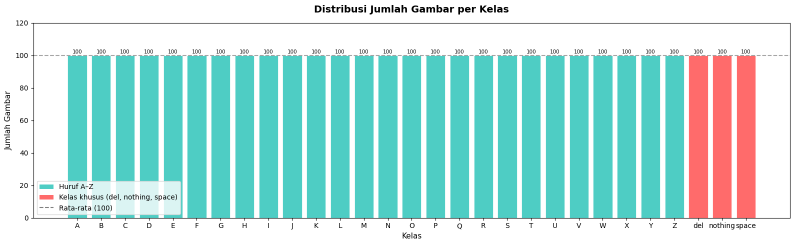
#> input picture reports/figures/01_class_distribution.png, 1589 x 490 px, found by its file name (shown at 1/2 size)
$ jupyter execute --allow-errors asl_pipeline.ipynb   (shell and % lines are left out)
#> lines starting #> are read from the running program, lines starting #| are printed output that depends on the picture; pictures that were not available may be replaced by others from this repository, and a replacement may not be noted
# 🤟 ASL Alphabet Recognition
### Final Project — Intelligo ID AI Bootcamp

**Framework:** CRISP-DM
**Dataset:** ASL Alphabet (~2900 gambar, 29 kelas, 200×200px)
**Models:** CNN Baseline vs MobileNetV2 Transfer Learning
**Deployment:** Streamlit

### SET UP

[cell 1]
# Mount Google Drive
# ============================================================
from google.colab import drive
drive.mount('/content/drive')

[cell 2]
# Clone / Pull repo dari GitHub
# ============================================================
import os

TOKEN = "REMOVED"
REPO_URL = f"https://syifarahma16:{TOKEN}@github.com/syifarahma16/asl-alphabet-recognition.git"
REPO_DIR = "/content/asl-alphabet-recognition"    # storage local bukan drive

import os

if os.path.exists(REPO_DIR):
    %cd {REPO_DIR}
    !git pull
    print("✅ Repo updated!")
else:
    !git clone {REPO_URL}
    %cd {REPO_DIR}
    print("✅ Repo cloned!")

[cell 3]
# Install dependencies
# ============================================================
print("✅ Dependencies installed!")

[cell 4]
# Cek GPU & TensorFlow
# ============================================================
import tensorflow as tf
print("TensorFlow version:", tf.__version__)
print("GPU available:", tf.config.list_physical_devices('GPU'))
#> (this line was passed over: tensorflow is not available in this run)

[cell 5]
# Setup paths
# ============================================================

DATASET_PATH = "/content/drive/MyDrive/Colab Notebooks/AI/ASLP Alphabet"
MODEL_SAVE_PATH = "/content/drive/MyDrive/Colab Notebooks/AI/models"

import os
os.makedirs(MODEL_SAVE_PATH, exist_ok=True)

print("Dataset path:", DATASET_PATH)
print("Model save path:", MODEL_SAVE_PATH)

[cell 6]
# Cek isi folder dataset
import os

classes = sorted(os.listdir(DATASET_PATH))
print(f"Jumlah kelas: {len(classes)}")
print(f"Nama kelas: {classes}")

[cell 7]
from tensorflow.keras.models import load_model

#> (the rest of this cell did not finish here and is left out)

## 📋 Phase 1: Business Understanding

### 1.1 Latar Belakang
American Sign Language (ASL) adalah bahasa isyarat yang digunakan komunitas tuna rungu
di Amerika Serikat. Model klasifikasi otomatis alfabet ASL dapat membantu:
- Komunikasi antara pengguna ASL dengan non-pengguna
- Alat bantu belajar ASL untuk pemula
- Fondasi sistem penerjemah bahasa isyarat yang lebih kompleks

### 1.2 Problem Statement
Bagaimana membangun model deep learning yang mampu mengklasifikasikan 29 kelas
alfabet ASL (A–Z, del, nothing, space) dari gambar secara akurat?

### 1.3 Goals
- Membangun CNN baseline sebagai model pembanding
- Membangun MobileNetV2 dengan transfer learning
- Membandingkan performa kedua model
- Deploy model terbaik ke aplikasi Streamlit

### 1.4 Success Criteria
| Metric | Target |
|--------|--------|
| Validation Accuracy | ≥ 90% |
| Model terdeploy | ✅ Streamlit berjalan lokal |

------
## PHASE 2: DATA UNDERSTANDING + EDA

[cell 8]
# PHASE 2: DATA UNDERSTANDING + EDA
# ============================================================
import os
import numpy as np
import matplotlib.pyplot as plt
import matplotlib.patches as mpatches
import seaborn as sns
from PIL import Image
import cv2
import random
import warnings
warnings.filterwarnings('ignore')

# Ukuran & resolusi plot
plt.rcParams['figure.dpi'] = 100
plt.rcParams['font.size'] = 10

# Folder untuk simpan semua plot hasil EDA
FIGURES_PATH = "/content/asl-alphabet-recognition/reports/figures"
os.makedirs(FIGURES_PATH, exist_ok=True)  # bikin folder kalau belum ada

print("Libraries siap!")

[cell 9]
# 2.1 Distribusi Kelas
# Hitung jumlah gambar per kelas
class_counts = {}
for cls in classes:  # loop tiap kelas (A, B, C, ..., del, nothing, space)
    cls_path = os.path.join(DATASET_PATH, cls)  # path lengkap ke folder kelas
    count = len([f for f in os.listdir(cls_path)
                 if f.lower().endswith(('.jpg', '.jpeg', '.png'))])  # hitung file gambar saja
    class_counts[cls] = count  # simpan ke dictionary {kelas: jumlah}

total = sum(class_counts.values())
print(f"Total kelas  : {len(class_counts)}")
print(f"Total gambar : {total}")
print(f"Rata-rata    : {total/len(class_counts):.1f} gambar/kelas")
print(f"Min per kelas: {min(class_counts.values())}")
print(f"Max per kelas: {max(class_counts.values())}")

# ---- VISUALISASI ----
fig, ax = plt.subplots(figsize=(16, 5))

# Beri warna berbeda untuk kelas khusus (del, nothing, space) vs huruf biasa
colors = ['#FF6B6B' if c in ['del', 'nothing', 'space'] else '#4ECDC4'
          for c in class_counts.keys()]

bars = ax.bar(class_counts.keys(), class_counts.values(),
              color=colors, edgecolor='white', linewidth=0.5)

# Garis horizontal rata-rata — biar keliatan kalau ada kelas yang jauh di bawah/atas rata-rata
avg = total / len(class_counts)
ax.axhline(y=avg, color='gray', linestyle='--', alpha=0.7, label=f'Rata-rata ({avg:.0f})')

# Tulis angka jumlah gambar di atas tiap bar
for bar, count in zip(bars, class_counts.values()):
    ax.text(bar.get_x() + bar.get_width()/2., bar.get_height() + 0.5,
            str(count), ha='center', va='bottom', fontsize=7.5)

ax.set_title('Distribusi Jumlah Gambar per Kelas', fontsize=14, fontweight='bold', pad=15)
ax.set_xlabel('Kelas', fontsize=11)
ax.set_ylabel('Jumlah Gambar', fontsize=11)
ax.set_ylim(0, max(class_counts.values()) * 1.2)  # kasih ruang di atas bar

# Legend manual karena warna tidak otomatis terbaca
legend_elements = [
    mpatches.Patch(facecolor='#4ECDC4', label='Huruf A–Z'),
    mpatches.Patch(facecolor='#FF6B6B', label='Kelas khusus (del, nothing, space)')
]
ax.legend(handles=legend_elements + [
    plt.Line2D([0], [0], color='gray', linestyle='--', label=f'Rata-rata ({avg:.0f})')
])

plt.tight_layout()
plt.savefig(f"{FIGURES_PATH}/01_class_distribution.png", bbox_inches='tight')  # simpan plot ke folder reports
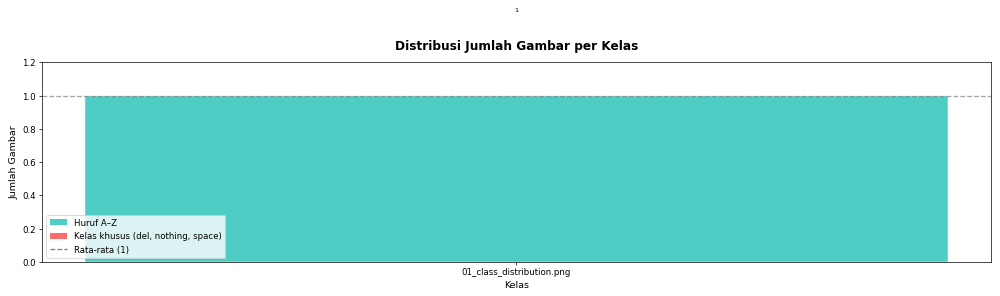
#> figure drawn by matplotlib, 1 panel
plt.show()

[cell 10]
# 2.2 Preview Sample Gambar
# Tampilkan 1 gambar sample dari tiap kelas dalam grid 5x6
fig, axes = plt.subplots(5, 6, figsize=(18, 16))  # 5 baris x 6 kolom = 30 slot (lebih dari 29 kelas)
axes = axes.flatten()  # ubah dari 2D array jadi 1D biar mudah diloop

for idx, cls in enumerate(classes):  # loop tiap kelas beserta index-nya
    cls_path = os.path.join(DATASET_PATH, cls)
    images = [f for f in os.listdir(cls_path)
              if f.lower().endswith(('.jpg', '.jpeg', '.png'))]
    img_path = os.path.join(cls_path, random.choice(images))  # pilih gambar acak dari kelas ini
    img = Image.open(img_path).convert('RGB')  # buka gambar, pastikan format RGB
    axes[idx].imshow(img)       # tampilkan gambar
    axes[idx].set_title(cls, fontsize=12, fontweight='bold')  # judul = nama kelas
    axes[idx].axis('off')       # sembunyikan sumbu x/y

# Matikan slot yang tersisa (slot ke-29 dst)
for idx in range(len(classes), len(axes)):
    axes[idx].axis('off')

fig.suptitle('Sample Gambar per Kelas ASL', fontsize=16, fontweight='bold', y=1.01)
plt.tight_layout()
plt.savefig(f"{FIGURES_PATH}/02_sample_images.png", bbox_inches='tight')
plt.show()

[cell 11]
# 2.3 Analisis Ukuran Gambar
print("🔍 Menganalisis ukuran gambar (sampling 10/kelas)...")

widths, heights = [], []  # list untuk kumpulkan semua ukuran

for cls in classes:
    cls_path = os.path.join(DATASET_PATH, cls)
    images = [f for f in os.listdir(cls_path)
              if f.lower().endswith(('.jpg', '.jpeg', '.png'))]
    sample = random.sample(images, min(10, len(images)))  # ambil max 10 gambar per kelas (efisien)
    for img_file in sample:
        img = Image.open(os.path.join(cls_path, img_file))
#> img is the input picture: PIL image 1589x490 RGBA; mean R, G, B, A 181.3, 224.3, 220.7, 255
        w, h = img.size  # PIL .size mengembalikan (width, height)
#> w = 1589; h = 490
        widths.append(w)
        heights.append(h)

print(f"\n📐 Hasil Analisis Ukuran Gambar:")
print(f"Width  — min: {min(widths)}, max: {max(widths)}, mean: {np.mean(widths):.0f}px")
#| Width  — min: 1589, max: 1589, mean: 1589px
print(f"Height — min: {min(heights)}, max: {max(heights)}, mean: {np.mean(heights):.0f}px")
#| Height — min: 490, max: 490, mean: 490px

# Kalau min == max berarti semua gambar ukurannya sama persis (uniform)
uniform = min(widths) == max(widths) == min(heights) == max(heights)
#> uniform = False
print(f"\n✅ Semua gambar uniform: {uniform}")
#| ✅ Semua gambar uniform: False
print(f"   Ukuran: {widths[0]}×{heights[0]}px")
#|    Ukuran: 1589×490px

[cell 12]
# 2.4 Preview augmentasi
from PIL import Image, ImageEnhance
import random, numpy as np

def augment_pil(img):
    # Rotasi random ±15 derajat
    angle = random.uniform(-15, 15)
    img = img.rotate(angle, fillcolor=(0, 0, 0))

    # Brightness random 70%–130%
    img = ImageEnhance.Brightness(img).enhance(random.uniform(0.7, 1.3))

    # Horizontal flip 50% chance
    if random.random() > 0.5:
        img = img.transpose(Image.FLIP_LEFT_RIGHT)

    # Zoom (crop tengah lalu resize balik)
    if random.random() > 0.5:
        w, h = img.size
        margin = int(w * 0.1)  # crop 10% tiap sisi
        img = img.crop((margin, margin, w-margin, h-margin))
        img = img.resize((w, h), Image.LANCZOS)

    return img

# Load satu gambar sample dari kelas A
sample_cls_path = os.path.join(DATASET_PATH, 'A')
sample_img_file = os.listdir(sample_cls_path)[0]
img = Image.open(os.path.join(sample_cls_path, sample_img_file)).convert('RGB').resize((200, 200))
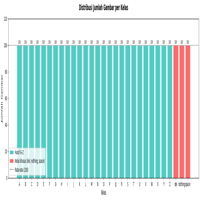
#> img: PIL image 200x200 RGB; mean R, G, B 181.1, 224, 220.5

# Plot grid 2x5: 1 original + 9 augmented
fig, axes = plt.subplots(2, 5, figsize=(16, 7))
axes = axes.flatten()

axes[0].imshow(img)
axes[0].set_title('Original', fontsize=11, fontweight='bold', color='green')
axes[0].axis('off')

for i in range(9):
    aug_img = augment_pil(img)  # apply augmentasi
    axes[i+1].imshow(aug_img)
    axes[i+1].set_title(f'Augmented {i+1}', fontsize=10)
    axes[i+1].axis('off')
#> this loop made 9 passes
#> pass 1, in augment_pil, `img = img.rotate(angle, fillcolor=(0, 0, 0))`:
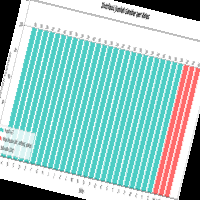
#> img: PIL image 200x200 RGB; mean R, G, B 157.3, 200.3, 196.8
#> pass 1, in augment_pil, `img = ImageEnhance.Brightness(img).enhance(random.uniform(0.7, 1.3))`:
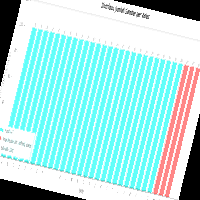
#> img: PIL image 200x200 RGB; mean R, G, B 171.8, 224.3, 222.7
#> pass 1, in augment_pil, `img = img.crop((margin, margin, w-margin, h-margin))`:
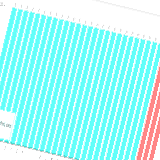
#> img: PIL image 160x160 RGB; mean R, G, B 168, 250.6, 248.2
#> pass 1, in augment_pil, `img = img.resize((w, h), Image.LANCZOS)`:
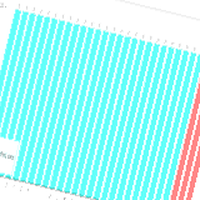
#> img: PIL image 200x200 RGB; mean R, G, B 167.4, 250.5, 248

fig.suptitle('Preview Augmentasi — Kelas "A"', fontsize=14, fontweight='bold')
plt.tight_layout()
plt.savefig(f"{FIGURES_PATH}/03_augmentation_preview.png", bbox_inches='tight')
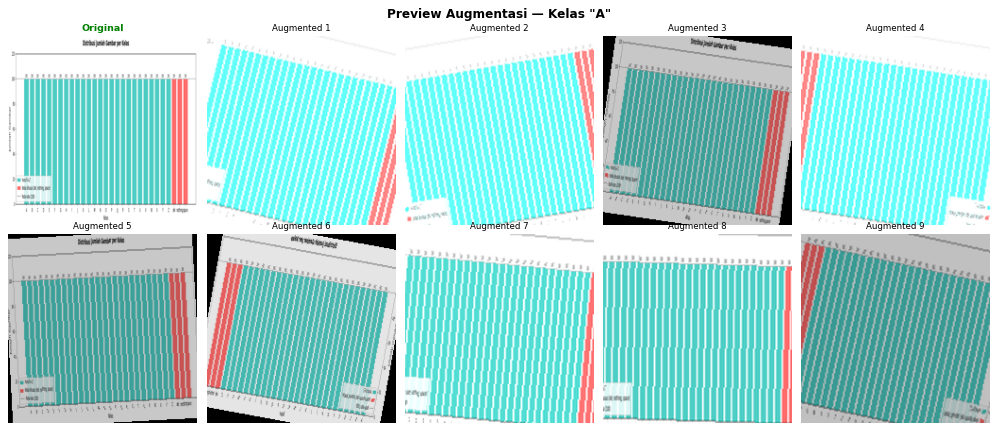
#> figure drawn by matplotlib, 10 panels
plt.show()
print("✅ Plot tersimpan!")

[cell 13]
# 2.5 Analisis brightness per kelas
print("🔍 Menganalisis brightness per kelas (sampling 20/kelas)...")

brightness_per_class = {}
for cls in classes:
    cls_path = os.path.join(DATASET_PATH, cls)
    images = [f for f in os.listdir(cls_path)
              if f.lower().endswith(('.jpg', '.jpeg', '.png'))]
    sample = random.sample(images, min(20, len(images)))
    vals = []
    for img_file in sample:
        img = cv2.imread(os.path.join(cls_path, img_file))  # baca gambar pakai OpenCV
#> img: shape (490, 1589, 3)
        gray = cv2.cvtColor(img, cv2.COLOR_BGR2GRAY)  # konversi ke grayscale dulu
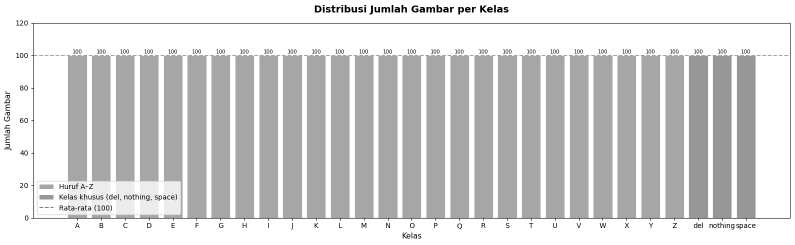
#> gray: shape (490, 1589) (shown at 1/2 size); min 0, max 255, mean 211
        vals.append(np.mean(gray))  # rata-rata nilai piksel = ukuran brightness (0=gelap, 255=terang)
    brightness_per_class[cls] = np.mean(vals)  # rata-rata brightness semua sample di kelas ini

# ---- VISUALISASI ----
fig, ax = plt.subplots(figsize=(16, 5))
avg_brightness = np.mean(list(brightness_per_class.values()))
#> avg_brightness = 211

# Warna bar berdasarkan relatif brightness-nya
# merah = gelap, kuning = sedang, hijau = terang
colors = ['#FF6B6B' if v < avg_brightness - 10 else
          '#FFD93D' if v < avg_brightness + 10 else
          '#6BCB77' for v in brightness_per_class.values()]
#> colors = ['#FFD93D']

ax.bar(brightness_per_class.keys(), brightness_per_class.values(),
       color=colors, edgecolor='white', linewidth=0.5)
ax.axhline(y=avg_brightness, color='navy', linestyle='--', alpha=0.7,
           label=f'Rata-rata ({avg_brightness:.1f})')
ax.set_title('Rata-rata Brightness per Kelas', fontsize=14, fontweight='bold', pad=15)
ax.set_xlabel('Kelas', fontsize=11)
ax.set_ylabel('Mean Pixel Intensity (0–255)', fontsize=11)
ax.set_ylim(0, 300)
ax.legend()

plt.tight_layout()
plt.savefig(f"{FIGURES_PATH}/04_brightness_analysis.png", bbox_inches='tight')
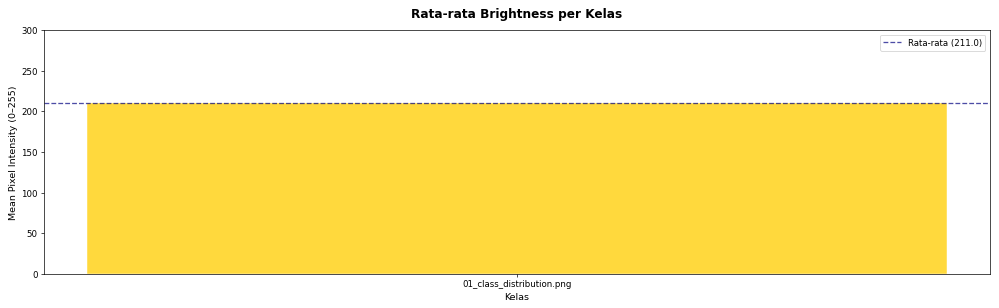
#> figure drawn by matplotlib, 1 panel
plt.show()
